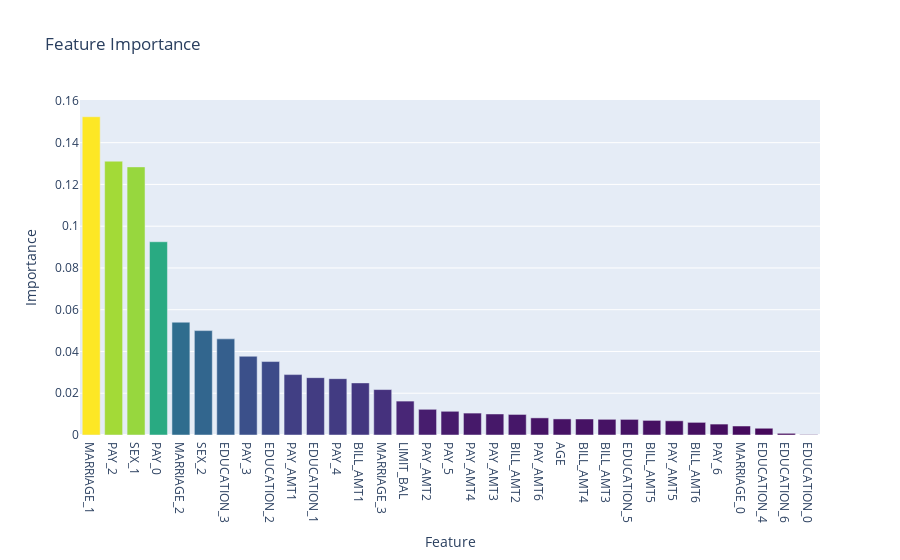

The cell this chart's notebook holds for it:
### Markdown cell above
Se consultan las caracteristicas más imporantes para el modelo.

### Code cell
def plot_Feature(feature, clf):
    tmp = pd.DataFrame({'Feature': feature, 
                        'Feature importance': clf.feature_importances_})
    tmp = tmp.sort_values(by='Feature importance',ascending=False)
    fig = go.Figure(go.Bar(
    x=tmp['Feature'],y=tmp['Feature importance'],marker={'color': tmp['Feature importance'], 
    'colorscale': 'Viridis'}
    ))
    fig.update_layout(title_text='Feature Importance',xaxis_title="Feature",yaxis_title="Importance")
    return fig.show()

plot_Feature(X_SMOTE.columns,rfc_modelo)

### Figure 1 — Plotly figure (JSON) as saved in the notebook; plotly's stock layout.template omitted (floating-point values rounded to 4 significant figures)
{"data": [{"marker": {"color": [0.1524, 0.1311, 0.1284, 0.09255, 0.05402, 0.05, 0.04604, 0.03771, 0.03518, 0.02894, 0.02747, 0.02698, 0.02495, 0.02175, 0.01624, 0.01231, 0.01136, 0.0105, 0.01007, 0.009847, 0.008199, 0.007701, 0.007663, 0.007514, 0.007473, 0.006997, 0.006801, 0.006055, 0.005234, 0.004302, 0.003231, 0.0008012, 0.0001857], "colorscale": [[0, "#440154"], [0.1111, "#482878"], [0.2222, "#3e4989"], [0.3333, "#31688e"], [0.4444, "#26828e"], [0.5556, "#1f9e89"], [0.6667, "#35b779"], [0.7778, "#6ece58"], [0.8889, "#b5de2b"], [1, "#fde725"]]}, "type": "bar", "x": ["MARRIAGE_1", "PAY_2", "SEX_1", "PAY_0", "MARRIAGE_2", "SEX_2", "EDUCATION_3", "PAY_3", "EDUCATION_2", "PAY_AMT1", "EDUCATION_1", "PAY_4", "BILL_AMT1", "MARRIAGE_3", "LIMIT_BAL", "PAY_AMT2", "PAY_5", "PAY_AMT4", "PAY_AMT3", "BILL_AMT2", "PAY_AMT6", "AGE", "BILL_AMT4", "BILL_AMT3", "EDUCATION_5", "BILL_AMT5", "PAY_AMT5", "BILL_AMT6", "PAY_6", "MARRIAGE_0", "EDUCATION_4", "EDUCATION_6", "EDUCATION_0"], "y": [0.1524, 0.1311, 0.1284, 0.09255, 0.05402, 0.05, 0.04604, 0.03771, 0.03518, 0.02894, 0.02747, 0.02698, 0.02495, 0.02175, 0.01624, 0.01231, 0.01136, 0.0105, 0.01007, 0.009847, 0.008199, 0.007701, 0.007663, 0.007514, 0.007473, 0.006997, 0.006801, 0.006055, 0.005234, 0.004302, 0.003231, 0.0008012, 0.0001857]}], "layout": {"title": {"text": "Feature Importance"}, "xaxis": {"title": {"text": "Feature"}}, "yaxis": {"title": {"text": "Importance"}}}}
